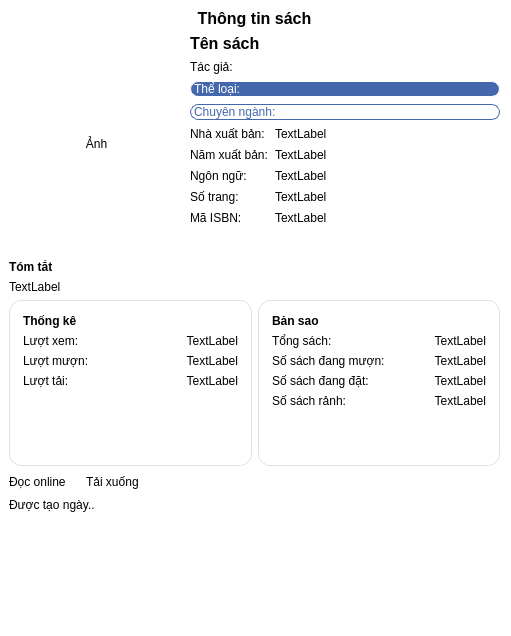
<?xml version="1.0" encoding="UTF-8"?>
<ui version="4.0">
 <class>info_book</class>
 <widget class="QMainWindow" name="info_book">
  <property name="geometry">
   <rect>
    <x>0</x>
    <y>0</y>
    <width>511</width>
    <height>636</height>
   </rect>
  </property>
  <property name="windowTitle">
   <string>MainWindow</string>
  </property>
  <property name="styleSheet">
   <string notr="true">background-color: rgb(255, 255, 255);
color: rgb(0, 0, 0);</string>
  </property>
  <widget class="QWidget" name="centralwidget">
   <widget class="QWidget" name="verticalLayoutWidget">
    <property name="geometry">
     <rect>
      <x>9</x>
      <y>9</y>
      <width>491</width>
      <height>669</height>
     </rect>
    </property>
    <layout class="QVBoxLayout" name="verticalLayout">
     <item>
      <widget class="QLabel" name="label">
       <property name="maximumSize">
        <size>
         <width>16777215</width>
         <height>50</height>
        </size>
       </property>
       <property name="font">
        <font>
         <pointsize>12</pointsize>
         <bold>true</bold>
        </font>
       </property>
       <property name="styleSheet">
        <string notr="true">color: rgb(0, 0, 0);</string>
       </property>
       <property name="text">
        <string>Thông tin sách</string>
       </property>
       <property name="alignment">
        <set>Qt::AlignmentFlag::AlignCenter</set>
       </property>
      </widget>
     </item>
     <item>
      <layout class="QHBoxLayout" name="horizontalLayout_5">
       <item>
        <layout class="QVBoxLayout" name="verticalLayout_5">
         <item>
          <widget class="QLabel" name="book_png">
           <property name="minimumSize">
            <size>
             <width>175</width>
             <height>220</height>
            </size>
           </property>
           <property name="maximumSize">
            <size>
             <width>175</width>
             <height>220</height>
            </size>
           </property>
           <property name="styleSheet">
            <string notr="true"/>
           </property>
           <property name="text">
            <string>Ảnh</string>
           </property>
           <property name="alignment">
            <set>Qt::AlignmentFlag::AlignCenter</set>
           </property>
          </widget>
         </item>
         <item>
          <spacer name="verticalSpacer_2">
           <property name="orientation">
            <enum>Qt::Orientation::Vertical</enum>
           </property>
           <property name="sizeHint" stdset="0">
            <size>
             <width>20</width>
             <height>0</height>
            </size>
           </property>
          </spacer>
         </item>
        </layout>
       </item>
       <item>
        <layout class="QVBoxLayout" name="verticalLayout_10">
         <property name="spacing">
          <number>7</number>
         </property>
         <item>
          <widget class="QLabel" name="name_book">
           <property name="font">
            <font>
             <pointsize>12</pointsize>
             <bold>true</bold>
            </font>
           </property>
           <property name="text">
            <string>Tên sách</string>
           </property>
           <property name="alignment">
            <set>Qt::AlignmentFlag::AlignBottom|Qt::AlignmentFlag::AlignLeading|Qt::AlignmentFlag::AlignLeft</set>
           </property>
           <property name="wordWrap">
            <bool>true</bool>
           </property>
          </widget>
         </item>
         <item>
          <widget class="QLabel" name="author_name">
           <property name="text">
            <string>Tác giả:</string>
           </property>
           <property name="alignment">
            <set>Qt::AlignmentFlag::AlignLeading|Qt::AlignmentFlag::AlignLeft|Qt::AlignmentFlag::AlignTop</set>
           </property>
          </widget>
         </item>
         <item>
          <widget class="QLabel" name="the_loai">
           <property name="styleSheet">
            <string notr="true">background-color: rgb(69, 104, 173);
border: 1px solid rgb(255, 255, 255);
border-radius: 8px;
color: rgb(255, 255, 255);</string>
           </property>
           <property name="text">
            <string>Thể loại:</string>
           </property>
          </widget>
         </item>
         <item>
          <widget class="QLabel" name="chuyen_nganh">
           <property name="styleSheet">
            <string notr="true">color: rgb(69, 104, 173);
border: 1px solid rgb(69, 104, 173);
background-color: rgb(255, 255, 255);
border-radius: 8px;</string>
           </property>
           <property name="text">
            <string>Chuyên ngành:</string>
           </property>
          </widget>
         </item>
         <item>
          <layout class="QHBoxLayout" name="horizontalLayout_2" stretch="0,1">
           <item>
            <layout class="QVBoxLayout" name="verticalLayout_3">
             <item>
              <widget class="QLabel" name="label_6">
               <property name="text">
                <string>Nhà xuất bản:</string>
               </property>
              </widget>
             </item>
             <item>
              <widget class="QLabel" name="label_8">
               <property name="text">
                <string>Năm xuất bản:</string>
               </property>
              </widget>
             </item>
             <item>
              <widget class="QLabel" name="label_4">
               <property name="text">
                <string>Ngôn ngữ:</string>
               </property>
              </widget>
             </item>
             <item>
              <widget class="QLabel" name="label_12">
               <property name="text">
                <string>Số trang:</string>
               </property>
              </widget>
             </item>
             <item>
              <widget class="QLabel" name="label_13">
               <property name="text">
                <string>Mã ISBN:</string>
               </property>
              </widget>
             </item>
            </layout>
           </item>
           <item>
            <layout class="QVBoxLayout" name="verticalLayout_2">
             <item>
              <widget class="QLabel" name="nha_xuat_ban">
               <property name="text">
                <string>TextLabel</string>
               </property>
              </widget>
             </item>
             <item>
              <widget class="QLabel" name="label_9">
               <property name="text">
                <string>TextLabel</string>
               </property>
              </widget>
             </item>
             <item>
              <widget class="QLabel" name="ngon_ngu">
               <property name="text">
                <string>TextLabel</string>
               </property>
              </widget>
             </item>
             <item>
              <widget class="QLabel" name="so_trang">
               <property name="text">
                <string>TextLabel</string>
               </property>
              </widget>
             </item>
             <item>
              <widget class="QLabel" name="isbn">
               <property name="text">
                <string>TextLabel</string>
               </property>
              </widget>
             </item>
            </layout>
           </item>
          </layout>
         </item>
         <item>
          <spacer name="verticalSpacer_5">
           <property name="orientation">
            <enum>Qt::Orientation::Vertical</enum>
           </property>
           <property name="sizeHint" stdset="0">
            <size>
             <width>20</width>
             <height>0</height>
            </size>
           </property>
          </spacer>
         </item>
        </layout>
       </item>
      </layout>
     </item>
     <item>
      <widget class="QLabel" name="label_2">
       <property name="font">
        <font>
         <bold>true</bold>
        </font>
       </property>
       <property name="text">
        <string>Tóm tắt</string>
       </property>
      </widget>
     </item>
     <item>
      <widget class="QLabel" name="tom_tat">
       <property name="text">
        <string>TextLabel</string>
       </property>
      </widget>
     </item>
     <item>
      <layout class="QHBoxLayout" name="horizontalLayout_6">
       <item>
        <widget class="QWidget" name="verticalWidget_4" native="true">
         <property name="styleSheet">
          <string notr="true">QWidget{background-color: #ffffff;
border: 1px solid #E0E0E0;
border-radius: 12px;
}
QLabel{
	border: 0px solid #E0E0E0;
}</string>
         </property>
         <layout class="QVBoxLayout" name="verticalLayout_4">
          <property name="leftMargin">
           <number>14</number>
          </property>
          <property name="topMargin">
           <number>14</number>
          </property>
          <property name="rightMargin">
           <number>14</number>
          </property>
          <property name="bottomMargin">
           <number>14</number>
          </property>
          <item>
           <widget class="QLabel" name="label_15">
            <property name="font">
             <font>
              <bold>true</bold>
             </font>
            </property>
            <property name="text">
             <string>Thống kê</string>
            </property>
           </widget>
          </item>
          <item>
           <layout class="QHBoxLayout" name="horizontalLayout_9">
            <item>
             <layout class="QVBoxLayout" name="verticalLayout_12">
              <item>
               <widget class="QLabel" name="label_23">
                <property name="text">
                 <string>Lượt xem:</string>
                </property>
               </widget>
              </item>
              <item>
               <widget class="QLabel" name="label_24">
                <property name="text">
                 <string>Lượt mượn:</string>
                </property>
               </widget>
              </item>
              <item>
               <widget class="QLabel" name="label_25">
                <property name="text">
                 <string>Lượt tải:</string>
                </property>
               </widget>
              </item>
             </layout>
            </item>
            <item>
             <layout class="QVBoxLayout" name="verticalLayout_13">
              <item>
               <widget class="QLabel" name="luot_xem">
                <property name="text">
                 <string>TextLabel</string>
                </property>
                <property name="alignment">
                 <set>Qt::AlignmentFlag::AlignRight|Qt::AlignmentFlag::AlignTrailing|Qt::AlignmentFlag::AlignVCenter</set>
                </property>
               </widget>
              </item>
              <item>
               <widget class="QLabel" name="luot_muon">
                <property name="text">
                 <string>TextLabel</string>
                </property>
                <property name="alignment">
                 <set>Qt::AlignmentFlag::AlignRight|Qt::AlignmentFlag::AlignTrailing|Qt::AlignmentFlag::AlignVCenter</set>
                </property>
               </widget>
              </item>
              <item>
               <widget class="QLabel" name="luot_tai">
                <property name="text">
                 <string>TextLabel</string>
                </property>
                <property name="alignment">
                 <set>Qt::AlignmentFlag::AlignRight|Qt::AlignmentFlag::AlignTrailing|Qt::AlignmentFlag::AlignVCenter</set>
                </property>
               </widget>
              </item>
             </layout>
            </item>
           </layout>
          </item>
          <item>
           <spacer name="verticalSpacer_4">
            <property name="orientation">
             <enum>Qt::Orientation::Vertical</enum>
            </property>
            <property name="sizeHint" stdset="0">
             <size>
              <width>20</width>
              <height>0</height>
             </size>
            </property>
           </spacer>
          </item>
         </layout>
        </widget>
       </item>
       <item>
        <widget class="QWidget" name="verticalWidget_5" native="true">
         <property name="styleSheet">
          <string notr="true">QWidget{background-color: #ffffff;
border: 1px solid #E0E0E0;
border-radius: 12px;
}
QLabel{
	border: 0px solid #E0E0E0;
}</string>
         </property>
         <layout class="QVBoxLayout" name="verticalLayout_7">
          <property name="leftMargin">
           <number>14</number>
          </property>
          <property name="topMargin">
           <number>14</number>
          </property>
          <property name="rightMargin">
           <number>14</number>
          </property>
          <property name="bottomMargin">
           <number>14</number>
          </property>
          <item>
           <widget class="QLabel" name="label_29">
            <property name="font">
             <font>
              <bold>true</bold>
             </font>
            </property>
            <property name="text">
             <string>Bản sao</string>
            </property>
           </widget>
          </item>
          <item>
           <layout class="QHBoxLayout" name="horizontalLayout_8">
            <item>
             <layout class="QVBoxLayout" name="verticalLayout_8">
              <item>
               <widget class="QLabel" name="label_19">
                <property name="text">
                 <string>Tổng sách:</string>
                </property>
               </widget>
              </item>
              <item>
               <widget class="QLabel" name="label_20">
                <property name="text">
                 <string>Số sách đang mượn:</string>
                </property>
               </widget>
              </item>
              <item>
               <widget class="QLabel" name="label_3">
                <property name="text">
                 <string>Số sách đang đặt:</string>
                </property>
               </widget>
              </item>
              <item>
               <widget class="QLabel" name="label_21">
                <property name="text">
                 <string>Số sách rảnh:</string>
                </property>
               </widget>
              </item>
             </layout>
            </item>
            <item>
             <layout class="QVBoxLayout" name="verticalLayout_11">
              <item>
               <widget class="QLabel" name="tong_sach">
                <property name="text">
                 <string>TextLabel</string>
                </property>
                <property name="alignment">
                 <set>Qt::AlignmentFlag::AlignRight|Qt::AlignmentFlag::AlignTrailing|Qt::AlignmentFlag::AlignVCenter</set>
                </property>
               </widget>
              </item>
              <item>
               <widget class="QLabel" name="sach_dang_muon">
                <property name="text">
                 <string>TextLabel</string>
                </property>
                <property name="alignment">
                 <set>Qt::AlignmentFlag::AlignRight|Qt::AlignmentFlag::AlignTrailing|Qt::AlignmentFlag::AlignVCenter</set>
                </property>
               </widget>
              </item>
              <item>
               <widget class="QLabel" name="sach_dang_dat">
                <property name="text">
                 <string>TextLabel</string>
                </property>
                <property name="alignment">
                 <set>Qt::AlignmentFlag::AlignRight|Qt::AlignmentFlag::AlignTrailing|Qt::AlignmentFlag::AlignVCenter</set>
                </property>
               </widget>
              </item>
              <item>
               <widget class="QLabel" name="sach_ranh">
                <property name="text">
                 <string>TextLabel</string>
                </property>
                <property name="alignment">
                 <set>Qt::AlignmentFlag::AlignRight|Qt::AlignmentFlag::AlignTrailing|Qt::AlignmentFlag::AlignVCenter</set>
                </property>
               </widget>
              </item>
             </layout>
            </item>
           </layout>
          </item>
          <item>
           <spacer name="verticalSpacer_3">
            <property name="orientation">
             <enum>Qt::Orientation::Vertical</enum>
            </property>
            <property name="sizeHint" stdset="0">
             <size>
              <width>20</width>
              <height>0</height>
             </size>
            </property>
           </spacer>
          </item>
         </layout>
        </widget>
       </item>
      </layout>
     </item>
     <item>
      <layout class="QHBoxLayout" name="horizontalLayout_10">
       <property name="spacing">
        <number>20</number>
       </property>
       <item>
        <widget class="QLabel" name="label_18">
         <property name="text">
          <string>Đọc online</string>
         </property>
        </widget>
       </item>
       <item>
        <widget class="QLabel" name="label_14">
         <property name="text">
          <string>Tải xuống</string>
         </property>
        </widget>
       </item>
       <item>
        <spacer name="horizontalSpacer">
         <property name="orientation">
          <enum>Qt::Orientation::Horizontal</enum>
         </property>
         <property name="sizeHint" stdset="0">
          <size>
           <width>40</width>
           <height>20</height>
          </size>
         </property>
        </spacer>
       </item>
      </layout>
     </item>
     <item>
      <widget class="QLabel" name="created_by">
       <property name="text">
        <string>Được tạo ngày..</string>
       </property>
      </widget>
     </item>
     <item>
      <spacer name="verticalSpacer">
       <property name="orientation">
        <enum>Qt::Orientation::Vertical</enum>
       </property>
       <property name="sizeHint" stdset="0">
        <size>
         <width>20</width>
         <height>40</height>
        </size>
       </property>
      </spacer>
     </item>
    </layout>
   </widget>
  </widget>
 </widget>
 <resources/>
 <connections/>
</ui>
